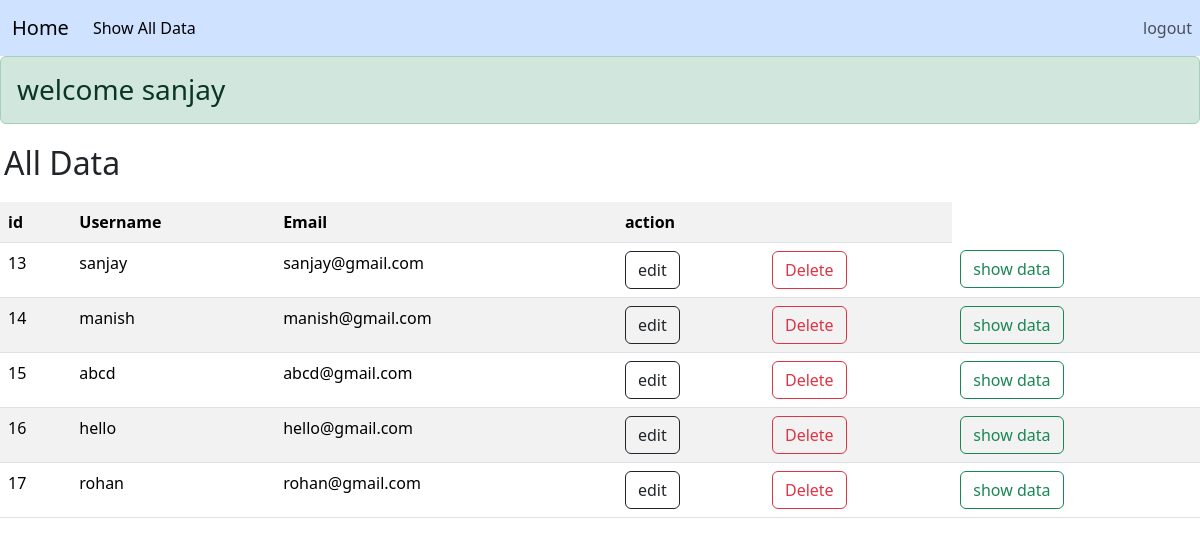
Screenshot of /userdata.php (signed in) with the database file from the repository.
### tables this page shows
CREATE TABLE `user` (
  `id` int(11) NOT NULL,
  `username` varchar(255) DEFAULT NULL,
  `email` varchar(255) DEFAULT NULL,
  `password` varchar(255) DEFAULT NULL,
  `date` timestamp NULL DEFAULT current_timestamp()
);

### userdata.php (the view, shortened to what this page needs)
<?php
include("./config/database.php");
$sql="select * from user";
$res=$conn->query($sql);
?>
<?php include("./include/header.php")?>
<body>
    <?php if(isset($_SESSION["islogin"])){
        include("./include/navbar.php");
        }?>
    <?php include("./include/alert.php");?>
    <div>
        <h2 class="dark mt-3 mb-3 p-1">All Data</h2>
    </div>
    <table class="table table-striped">
        <tr>
            <th >id </th>
            <th>Username</th>
            <th>Email</th>
            <th colspan="2">action</th>
        </tr>
        <?php if ($res->num_rows >0) {
            while($row =$res->fetch_assoc()){  ?>
            <tr>
                <td><?php echo $row["id"];?></td>
                <td><?php echo $row["username"];?></td>
                <td><?php echo $row["email"];?></td>
                <td><a class="btn btn-outline-dark " href="edituser.php?id=<?php echo $row["id"]?>">edit</a></td>
                <td><a class="btn btn-outline-danger " href="delete.php?id=<?php echo $row["id"]?>" >Delete</a></td>
                <td><a class="btn btn-outline-success " href="showdata.php?id=<?php echo $row["id"]?>" >show data</a></td>
            </tr>
        <?php }}else{
            echo "<tr><td colspan='3'> Something went worng</td></tr>";
        } ?>
    </table>
</body>

### include/header.php (shortened to what this page needs)
<!DOCTYPE html>
<html lang="en">
<head>
    <link rel="stylesheet" href="./style.css">
    <link href="https://cdn.jsdelivr.net/npm/bootstrap@5.3.2/dist/css/bootstrap.min.css" rel="stylesheet">
</head>
</html>

### include/navbar.php
 <?php
 include("./include/header.php")
 ?>
 <header>
     <nav class="navbar navbar-expand-lg bg-body-Warning  bg-primary-subtle">
         <div class="container-fluid">
             <a class="navbar-brand" href="./index.php">Home</a>
             <div class="collapse navbar-collapse" >
                 <div class="navbar-nav d-flex">
                     <a class="nav-link active" aria-current="page" href="userdata.php">Show All Data</a>
                 </div>
             </div>
         </div>
         <div class="collapse navbar-collapse" >
             <div class="navbar-nav d-flex">
              <?php
                 if(isset($_SESSION["islogin"])){   ?>
                   <a href="logout.php" class="nav-link  btn btn-Warning ">logout</a>
                 <?php } else{?>
                     <a href="login.php"  class="nav-link  btn btn-secondary">login</a>
                     <a href="register.php"  class="nav-link btn btn btn-secondary ">Register</a>
                 <?php } ?>
             </div>
         </div>
</nav>
 </header>

### include/alert.php (shortened to what this page needs)
<?php
if(isset($_SESSION["success"])){
echo $_SESSION["success"];
}
?>

### style.css (style rules this page uses)
body { background-color: #121211; }

### rows the page displays
user: id "13", username "sanjay", email "sanjay@gmail.com"
user: id "14", username "manish", email "manish@gmail.com"
user: id "15", username "abcd", email "abcd@gmail.com"
user: id "16", username "hello", email "hello@gmail.com"
user: id "17", username "rohan", email "rohan@gmail.com"

### other values shown
$_SESSION["success"] "welcome sanjay"
